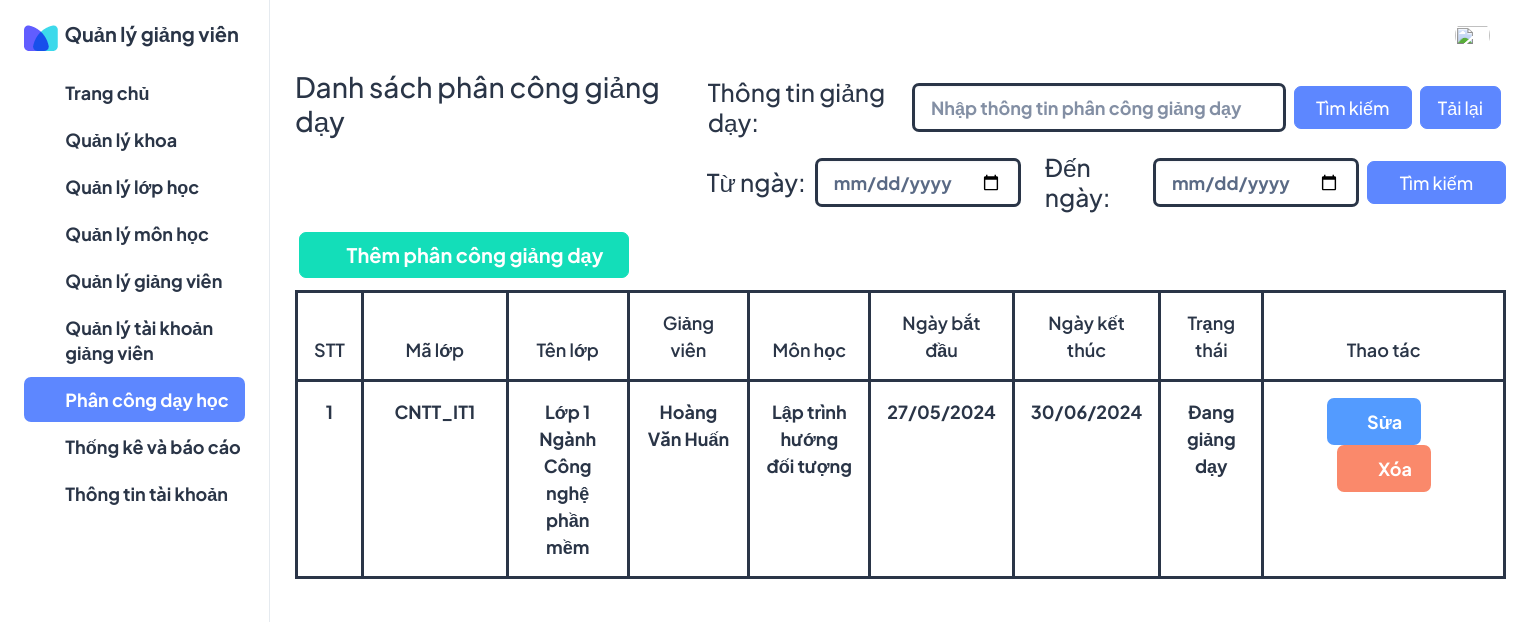
The page /phanconggv/ on the database its author committed.
### quanlygv/models.py (models this page shows, shortened)
class Phanconggv(models.Model):
    lophoc = models.ForeignKey(Lophoc, on_delete=models.CASCADE)
    giangvien = models.ForeignKey(Giangvien, on_delete=models.CASCADE)
    monhoc = models.ForeignKey(Monhoc, on_delete=models.CASCADE)
    ngay_bd = models.DateField()
    ngay_kt = models.DateField()
    trang_thai = models.CharField(max_length=50)

class Lophoc(models.Model):
    id = models.AutoField(primary_key=True)
    ma_lop = models.CharField(max_length=20)
    ten_lop = models.CharField(max_length=128)
    si_so = models.PositiveIntegerField()
    khoa = models.ForeignKey(Khoa, on_delete=models.CASCADE)

class Giangvien(models.Model):
    id = models.AutoField(primary_key=True)
    ho_ten_gv = models.CharField(max_length=50)
    hoc_vi = models.CharField(max_length=128)
    chuyen_mon = models.CharField(max_length=128)
    chuc_vu = models.CharField(max_length=128)
    ngay_sinh = models.CharField(max_length=50)
    gioi_tinh = models.CharField(max_length=50)
    sdt = models.CharField(max_length=10)
    anh = models.CharField(max_length=255)
    khoa = models.ForeignKey(Khoa, on_delete=models.CASCADE)

class Monhoc(models.Model):
    id = models.AutoField(primary_key=True)
    ma_mh = models.CharField(max_length=20)
    ten_mh = models.CharField(max_length=128)
    so_tc = models.IntegerField()

### quanlygv/views.py (the view)
# urls.py: path('phanconggv/', views.phanconggv, name='phanconggv'),
def phanconggv(request):
  return render(request, 'phanconggv/phanconggv.html',{
      'all_phanconggv': Phanconggv.objects.all()
  })

### quanlygv/templates/phanconggv/phanconggv.html (shortened to what this page needs)
{% load static %}
<!doctype html>
<html lang="en">
<head>
  <link rel="stylesheet" href="{% static 'assets/css/styles.min.css' %}" />
</head>
<body>
    <div class="page-wrapper" id="main-wrapper" data-layout="vertical" data-navbarbg="skin6" data-sidebartype="full"
        data-sidebar-position="fixed" data-header-position="">
        <aside class="left-sidebar">
            <div>
                <div class="brand-logo d-flex align-items-center">
                    <a href="{% url 'trangchu' %}" class="text-nowrap logo-img">
                        <img src="{% static 'assets/images/favicon.png' %}" alt="" />
                        <span class="fs-6 ms-1 fw-bolder text-dark">
                          Quản lý giảng viên
                        </span>
                    </a>
                </div>
                <nav class="sidebar-nav scroll-sidebar" data-simplebar="">
                    <ul id="sidebarnav">
                        <li class="sidebar-item">
                            <a class="sidebar-link" href="{% url 'trangchu' %}" aria-expanded="false">
                                <span>
                                  <i class="ti ti-layout-dashboard"></i>
                                </span>
                                <span class="hide-menu fs-5 fw-bolder">Trang chủ</span>
                            </a>
                        </li>
                        <li class="sidebar-item">
                            <a class="sidebar-link" href="{% url 'khoa' %}" aria-expanded="false">
                                <span>
                                    <i class="ti ti-article"></i>
                                </span>
                                <span class="hide-menu fs-5 fw-bolder">Quản lý khoa</span>
                            </a>
                        </li>
                        <li class="sidebar-item">
                            <a class="sidebar-link" href="{% url 'lophoc' %}" aria-expanded="false">
                                <span>
                                    <i class="ti ti-home"></i>
                                </span>
                                <span class="hide-menu fs-5 fw-bolder">Quản lý lớp học</span>
                            </a>
                        </li>
                        <li class="sidebar-item">
                            <a class="sidebar-link" href="{% url 'monhoc' %}" aria-expanded="false">
                                <span>
                                    <i class="ti ti-cards"></i>
                                </span>
                                <span class="hide-menu fs-5 fw-bolder">Quản lý môn học</span>
                            </a>
                        </li>
                        <li class="sidebar-item">
                            <a class="sidebar-link" href="{% url 'giangvien' %}" aria-expanded="false">
                                <span>
                                    <i class="ti ti-user"></i>
                                </span>
                                <span class="hide-menu fs-5 fw-bolder">Quản lý giảng viên</span>
                            </a>
                        </li>
                        <li class="sidebar-item">
                            <a class="sidebar-link" href="{% url 'taikhoangv' %}" aria-expanded="false">
                              <span>
                                <i class="ti ti-users"></i>
                              </span>
                              <span class="hide-menu fs-5 fw-bolder">Quản lý tài khoản <br /> giảng viên</span>
                            </a>
                          </li>
                          <li class="sidebar-item">
                            <a class="sidebar-link" href="{% url 'phanconggv' %}" aria-expanded="false">
                              <span>
                                <i class="ti ti-typography"></i>
                              </span>
                              <span class="hide-menu fs-5 fw-bolder">Phân công dạy học</span>
                            </a>
                          </li>
                          <li class="sidebar-item">
                            <a class="sidebar-link" href="{% url 'thongkebaocao' %}" aria-expanded="false">
                              <span>
                                <i class="ti ti-chart-bar"></i>
                              </span>
                              <span class="hide-menu fs-5 fw-bolder">Thống kê và báo cáo</span>
                            </a>
                          </li>
                          <li class="sidebar-item">
                            <a class="sidebar-link" href="{% url 'thongtintk' %}" aria-expanded="false">
                              <span>
                                <i class="ti ti-user-minus"></i>
                              </span>
                              <span class="hide-menu fs-5 fw-bolder">Thông tin tài khoản</span>
                            </a>
                          </li>
                    </ul>
                </nav>
            </div>
        </aside>
        <div class="body-wrapper">
            <header class="app-header">
                <nav class="navbar navbar-expand-lg navbar-light">
                    <div class="navbar-collapse justify-content-end px-0" id="navbarNav">
                      <ul class="navbar-nav flex-row ms-auto align-items-center justify-content-end">
                        <li class="nav-item dropdown">
                            <a class="nav-link nav-icon-hover" href="javascript:void(0)" id="drop2" data-bs-toggle="dropdown"
                              aria-expanded="false">
                              <img src="{% static 'assets/images/' %}{{ request.session.anh }}" alt="" width="35" height="35" class="rounded-circle">
                            </a>
                          </li>
                      </ul>
                    </div>
                </nav>
                <nav class="navbar navbar-expand-lg navbar-light">
                    <div class="navbar-collapse justify-content px-0 row" id="navbarNav">
                        <h2 class="col-4">Danh sách phân công giảng dạy</h2>
                        <div class="col-8">
                            <form action="{% url 'timkiemphanconggv' %}" class="px-0 navbar-collapse justify-content" method="GET">
                                <label for="tk" class="h3 mt-2" style="width: 330px;">Thông tin giảng dạy: </label>
                                <input type="text" name="thongtin" class="form-control fw-bolder fs-5 border border-3 border-dark"
                                    id="tk" style="width: 580px;" placeholder="Nhập thông tin phân công giảng dạy">
                                <button type="submit" class="btn btn-primary ms-2 fs-5" style="width: 170px;">Tìm
                                    kiếm</button>
                                <a href="{% url 'phanconggv' %}" class="btn btn-primary ms-2 fs-5 me-2" style="width: 110px;">Tải
                                    lại</a>
                            </form>
                        </div>
                    </div>
                </nav>
                <nav class="navbar navbar-expand-lg navbar-light">
                    <div class="navbar-collapse justify-content px-0 row" id="navbarNav">
                        <div class="col-8">
                            <form action="{% url 'timkiemtheongayphanconggv' %}" class="px-0 navbar-collapse justify-content">
                                <label for="tk" class="h3 mt-2" style="width: 140px;">Từ ngày: </label>
                                <input type="date" class="form-control fw-bolder fs-5 border border-3 border-dark"
                                    id="tk" name="thongtin1" style="width: 250px;">
                                <label for="tk1" class="h3 mt-2 ms-4" style="width: 140px;">Đến ngày: </label>
                                <input type="date" name="thongtin2" class="form-control fw-bolder fs-5 border border-3 border-dark"
                                    id="tk1" style="width: 250px;">
                                <button type="submit" class="btn btn-primary ms-2 fs-5" style="width: 170px;">Tìm
                                    kiếm</button>
                            </form>
                        </div>
                    </div>
                </nav>
                <nav class="navbar navbar-expand-lg navbar-light">
                    <div class="navbar-collapse justify-content px-0 row ms-1" id="navbarNav">
                        <a class="btn btn-success" href="{% url 'themphanconggv' %}" style="width: 330px;">
                            <i class="ti ti-plus me-1 fs-6"></i>
                            <span class="fw-bolder fs-6">Thêm phân công giảng dạy</span>
                        </a>
                    </div>
                </nav>
                <nav class="navbar navbar-expand-lg navbar-light">
                    <div class="navbar-collapse justify-content px-0" id="navbarNav">
                        <table class="table table-bordered fs-5 fw-bolder border-dark border-3 rounded-4 text-dark">
                            <thead>
                                <tr style="text-align: center;">
                                    <th scope="col" style="width: 5%;">STT</th>
                                    <th scope="col" style="width: 12%;">Mã lớp</th>
                                    <th scope="col" style="width: 10%;">Tên lớp</th>
                                    <th scope="col" style="width: 10%;">Giảng viên</th>
                                    <th scope="col" style="width: 10%;">Môn học</th>
                                    <th scope="col" style="width: 10%;">Ngày bắt đầu</th>
                                    <th scope="col" style="width: 10%;">Ngày kết thúc</th>
                                    <th scope="col">Trạng thái</th>
                                    <th scope="col" style="width: 20%;">Thao tác</th>
                                </tr>
                            </thead>
                            <tbody>
                                {% for phanconggv in all_phanconggv %}
                                <tr style="text-align: center;">
                                    <td>{{ forloop.counter }}</td>
                                    <td>{{ phanconggv.lophoc.ma_lop }}</td>
                                    <td>{{ phanconggv.lophoc.ten_lop }}</td>
                                    <td>{{ phanconggv.giangvien.ho_ten_gv }}</td>
                                    <td>{{ phanconggv.monhoc.ten_mh }}</td>
                                    <td>{{ phanconggv.ngay_bd|date:"d/m/Y" }}</td>
                                    <td>{{ phanconggv.ngay_kt|date:"d/m/Y" }}</td>
                                    <td>{{ phanconggv.trang_thai }}</td>
                                    <td>
                                        <a class="btn btn-info" href="{% url 'suaphanconggv' phanconggv.id %}">
                                            <i class="ti ti-pencil me-1"></i>
                                            <span class="fw-bolder">Sửa</span>
                                        </a>&nbsp;&nbsp;&nbsp;&nbsp;&nbsp;&nbsp;
                                        <a class="btn btn-danger" href="javascript:void(0);" onclick="xoa('{{ phanconggv.id }}')">
                                            <i class="ti ti-trash me-1 fs-6"></i>
                                            <span class="fw-bolder">Xóa</span>
                                        </a>
                                    </td>
                                </tr>
                                {% endfor %}
                            </tbody>
                        </table>
                    </div>
                </nav>
            </header>
        </div>
    </div>
</body>
</html>

### rows shown on the page
Phanconggv: lophoc.ma_lop "CNTT_IT1", lophoc.ten_lop "Lớp 1 Ngành Công nghệ phần mềm", giangvien.ho_ten_gv "Hoàng Văn Huấn", monhoc.ten_mh "Lập trình hướng đối tượng", ngay_bd "27/05/2024", ngay_kt "30/06/2024", trang_thai "Đang giảng dạy"
